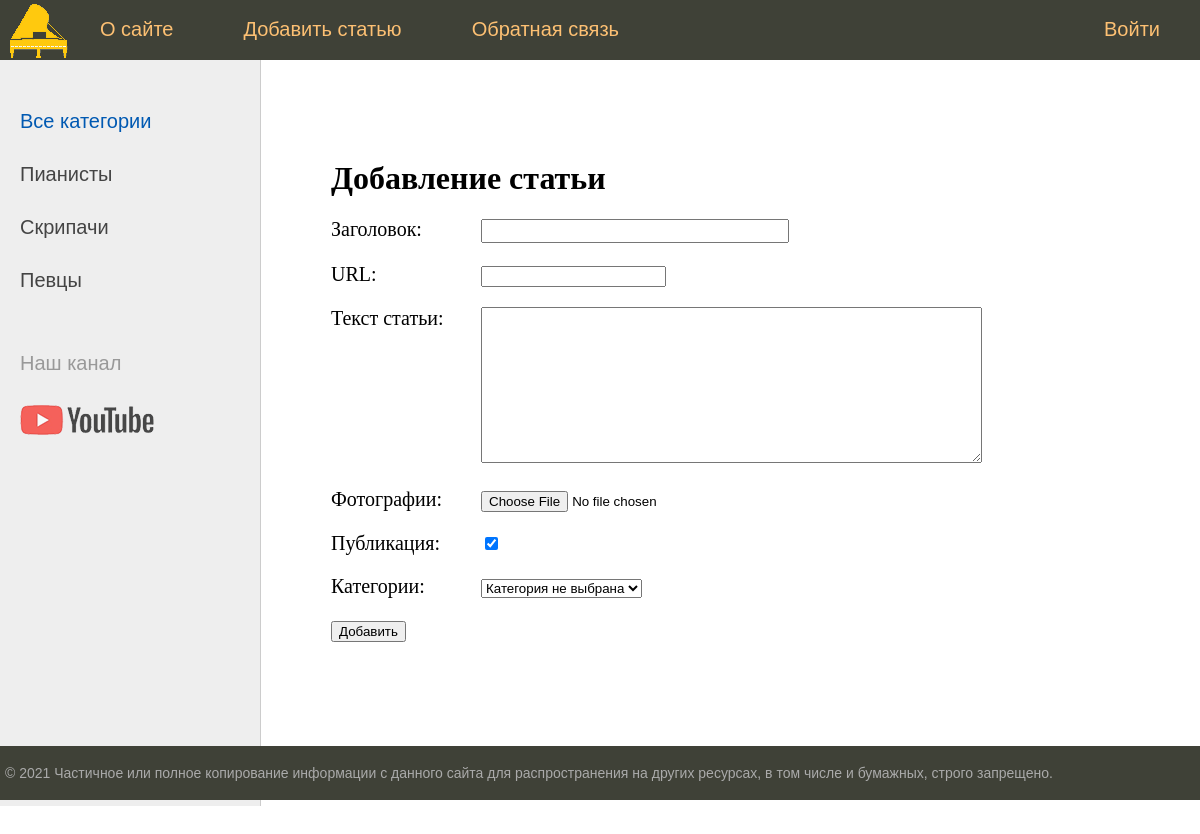
The page /addpage/ on the database its author committed.
### musicians/models.py (models this page shows)
class Category(models.Model):
    name = models.CharField(max_length=100, db_index=True, verbose_name="Категория")
    slug = models.SlugField(max_length=255, unique=True, db_index=True, verbose_name="URL")
    def __str__(self):
        return self.name
    def get_absolute_url(self):
        return reverse('category', kwargs={'cat_slug': self.slug})
    class Meta:
        verbose_name = 'Категория'
        verbose_name_plural = 'Категории'
        ordering = ['id']

### musicians/views.py (the view)
# urls.py: path('addpage/', AddPage.as_view(), name='add_page'),
class AddPage(DataMixin,CreateView):
    form_class = AddPostForm
    template_name = 'musicians/addpage.html'
    success_url = reverse_lazy('home')
    def get_context_data(self, *, object_list=None, **kwargs):
        context = super().get_context_data(**kwargs)
        c_def = self.get_user_context(title="Добавление статьи")
        return dict(list(context.items()) + list(c_def.items()))

### musicians/forms.py (shortened to what this page needs)
class AddPostForm(forms.ModelForm):
    def __init__(self, *args, **kwargs):
        super().__init__(*args, **kwargs)
        self.fields['cat'].empty_label = "Категория не выбрана"
    class Meta:
        model = Musicians
        fields = ['title', 'slug', 'content', 'photo', 'is_published', 'cat']
        widgets = {
            'title': forms.TextInput(attrs={'class': 'form-input'}),
            'content': forms.Textarea(attrs={'cols': 60, 'rows': 10}),
        }

### musicians/utils.py (called while the page is built)
    def get_user_context(self, **kwargs):
        context = kwargs
        cats = Category.objects.all()
        context['menu'] = menu
        context['cats'] = cats
        if 'cat_selected' not in context:
            context['cat_selected'] = 0
        return context

### musicians/templates/musicians/addpage.html (shortened to what this page needs)
{% extends 'musicians/base.html' %}
{% block content %}
<h1>{{title}}</h1>
<form action="{% url 'add_page' %}" method="post" enctype="multipart/form-data">
{% for f in form %}
<p><label class="form-label" for="{{ f.id_for_label }}">{{f.label}}: </label>{{ f }}</p>
{% endfor %}
    <button type="submit">Добавить</button>
</form>
{% endblock %}

### musicians/templates/musicians/base.html (shortened to what this page needs)
{% load static %}
{% load musicians_tags %}
<!DOCTYPE html>
<html>
<head>
	<link type="text/css" href="{% static 'musicians/css/styles.css' %}" rel="stylesheet" />
</head>
<body>
<table class="table-page" border=0 cellpadding="0" cellspacing="0">
<tr><td valign=top>
{% block mainmenu %}
		<div class="header">
			<ul id="mainmenu" class="mainmenu">
			<li class="logo"><a href="{% url 'home' %}"><div class="logo"></div></a></li>
{% for m in menu %}
    {% if not forloop.last %}
				<li><a href="{% url m.url_name %}">{{m.title}}</a></li>
    {% else %}
				<li class="last"><a href="{% url m.url_name %}">{{m.title}}</a></li>
    {% endif %}
{% endfor %}
			</ul>
		</div>
{% endblock mainmenu %}
<table class="table-content" border=0 cellpadding="0" cellspacing="0">
<tr>
<td valign="top" class="left-chapters">
	<ul id="leftchapters">
{% if cat_selected == 0 %}
        <li class="selected">Все категории</li>
{% else %}
        <li><a href="{% url 'home' %}">Все категории</a></li>
{% endif %}
{% for c in cats %}
         {% if c.pk == cat_selected %}
                   <li class="selected">{{c.name}}</li>
         {% else %}
                   <li><a href="{{ c.get_absolute_url }}">{{c.name}}</a></li>
         {% endif %}
{% endfor %}
		<li class="share">
		<p>Наш канал</p>
		<a class="share-yt" href="https://www.youtube.com/channel/UCetgtvy93o3i3CvyGXKFU3g" target="_blank" rel="nofollow"></a>
		</li>
	</ul>
</td>
<td valign="top" class="content">
	<div class="content-text">
{% block content %}
{% endblock %}
	</div>
</td></tr></table>
</td></tr>
<tr><td valign=top>
	<div id="footer">
		<p>&copy; 2021 Частичное или полное копирование информации с данного сайта для распространения на других ресурсах, в том числе и бумажных, строго запрещено.</p>
	</div>
</td></tr></table>
</body>
</html>

### musicians/static/musicians/css/styles.css (style rules this page uses)
html, body { font-family: 'Arial'; margin: 0; padding: 0; height: 100%; width: 100%; color: #444; }
a { color: #0059b2; text-decoration: none; }
.table-page { width: 100%; height: 100%; vertical-align: top; }
.table-page tr { height: 100%; }
.header { background: #3F4137; height: 60px; }
.logo { background: url('../images/logo.png') no-repeat 10px 2px; width: 70px; height: 60px; }
ul.mainmenu { list-style: none; margin: 0; padding: 0; height: 60px; color: #fdc073; font-size: 20px; overflow: hidden; }
ul.mainmenu li { float: left; margin: 18px 40px 0 30px; }
ul.mainmenu li.logo { margin: 0; }
ul.mainmenu li.last { float: right; }
ul.mainmenu li a { color: #fdc073; text-decoration: none; }
.table-content { width: 100%; min-height: 100%; height: 100%; }
.left-chapters { margin: 0; background: #eee; border-right: 1px solid #ccc; min-height: 100%; }
.left-chapters ul { width: 230px; min-height: 100%; margin: 0; padding: 20px 10px 10px 20px; list-style: none; font-size: 20px; }
.left-chapters ul li { margin: 30px 0 0 0; color: #999; }
.left-chapters ul li.selected { color: #0059b2; }
.left-chapters ul li a { color: #444; text-decoration: none; }
.left-chapters ul li.share { margin: 60px 0 0 0; }
.left-chapters ul li.share p { margin: 30px 0 30px 0; }
.left-chapters ul li.share a { display: inline-block; width: 40px; height: 40px; margin: 0 20px 0 0; }
.left-chapters ul li.share a.share-yt { width: 100%; height: 30px; background: url('../images/share_yt.png') no-repeat 0 0 }
.content { padding: 40px 20px 20px 40px; width: 100%; box-sizing: border-box; }
.content-text { margin: 60px 0 0 30px; color: #000; font-size: 20px; font-family: Yandex Sans Display Light; }
.content-text h1 { font-size: 32px; }
#footer { box-sizing: border-box; background: #3F4137; padding: 5px; color: #aaa; font-size: 14px; font-family: Verdana, Geneva, Arial, Helvetica; text-align: left; overflow: hidden; }
.form-input { width: 300px; font-size: 16px; }
.form-label { display: inline-block; min-width: 150px; vertical-align: top; }

### rows shown on the page
Category: name "Пианисты"
Category: name "Скрипачи"
Category: name "Певцы"

### other values the page prints
{{ m.title }} "О сайте" "Добавить статью" "Обратная связь"
{{ m.title }} "Войти"
{{ title }} "Добавление статьи"
{{ f.label }} "Заголовок" "URL" "Текст статьи" "Фотографии" "Публикация" "Категории"
